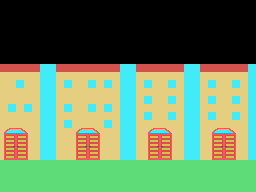

Rendered tile map (Tiled .tmx) drawn with the repository's tilesets; below, a short description and the full map source, tile grids included:
An orthogonal 32x24 tile map with 8x8 px tiles, 1 tile layer (Capa de patrones 1).

<map version="1.2" tiledversion="2019.12.11" orientation="orthogonal" renderorder="right-down" compressionlevel="-1" width="32" height="24" tilewidth="8" tileheight="8" infinite="0" nextlayerid="2" nextobjectid="1">
 <tileset firstgid="1" source="tileset.tsx" />
 <layer id="1" name="Capa de patrones 1" width="32" height="24">
  <data encoding="csv">
0,0,0,0,0,0,0,0,0,0,0,0,0,0,0,0,0,0,0,0,0,0,0,0,0,0,0,0,0,0,0,0,
0,0,0,0,0,0,0,0,0,0,0,0,0,0,0,0,0,0,0,0,0,0,0,0,0,0,0,0,0,0,0,0,
0,0,0,0,0,0,0,0,0,0,0,0,0,0,0,0,0,0,0,0,0,0,0,0,0,0,0,0,0,0,0,0,
0,0,0,0,0,0,0,0,0,0,0,0,0,0,0,0,0,0,0,0,0,0,0,0,0,0,0,0,0,0,0,0,
0,0,0,0,0,0,0,0,0,0,0,0,0,0,0,0,0,0,0,0,0,0,0,0,0,0,0,0,0,0,0,0,
0,0,0,0,0,0,0,0,0,0,0,0,0,0,0,0,0,0,0,0,0,0,0,0,0,0,0,0,0,0,0,0,
0,0,0,0,0,0,0,0,0,0,0,0,0,0,0,0,0,0,0,0,0,0,0,0,0,0,0,0,0,0,0,0,
0,0,0,0,0,0,0,0,0,0,0,0,0,0,0,0,0,0,0,0,0,0,0,0,0,0,0,0,0,0,0,0,
112,112,112,113,114,86,87,112,112,112,112,112,112,113,114,86,87,112,112,112,112,113,114,86,87,112,112,112,112,113,114,86,
5,37,37,5,6,86,87,5,6,38,5,37,38,38,6,86,87,5,6,5,6,6,6,86,87,5,5,5,6,5,6,86,
5,37,13,5,6,86,87,5,13,38,37,13,37,13,6,86,87,5,13,5,6,13,6,86,87,37,13,5,38,13,6,86,
5,37,38,5,6,86,87,5,6,38,37,38,38,5,6,86,87,5,6,5,6,38,6,86,87,37,5,5,38,5,6,86,
5,37,38,5,6,86,87,5,5,6,37,37,38,5,6,86,87,5,13,5,6,13,6,86,87,37,13,37,38,13,6,86,
37,13,38,13,6,86,87,37,13,6,37,13,38,13,6,86,87,5,6,5,6,38,38,86,87,37,5,37,38,38,6,86,
37,38,38,5,6,86,87,5,6,6,37,37,38,6,38,86,87,5,13,6,6,13,38,86,87,37,13,6,37,13,6,86,
37,38,38,5,5,87,87,37,13,6,37,38,5,13,6,86,87,5,37,38,38,38,38,86,87,37,5,6,37,38,6,86,
9,10,11,12,5,87,119,37,38,9,10,11,12,6,6,86,87,5,9,10,11,12,38,86,87,37,9,10,11,12,6,118,
41,42,43,44,5,86,87,37,38,41,42,43,44,38,38,86,87,37,41,42,43,44,6,86,87,37,41,42,43,44,6,86,
73,74,75,76,5,86,87,5,5,73,74,75,76,5,6,86,87,5,73,74,75,76,6,86,87,37,73,74,75,76,38,118,
105,106,107,108,38,118,119,37,37,105,106,107,108,37,38,118,119,37,105,106,107,108,38,118,119,37,105,106,107,108,6,118,
27,27,27,27,27,27,27,27,27,27,27,27,27,28,27,27,27,27,27,27,28,27,27,27,27,27,27,27,27,27,27,28,
59,59,27,28,28,28,28,28,28,28,28,28,28,28,59,59,59,59,59,59,60,59,59,59,59,59,59,59,59,59,27,28,
27,27,27,27,27,27,27,27,27,27,27,27,27,27,59,60,60,28,28,28,28,28,28,28,28,28,28,28,28,28,28,28,
59,59,59,59,59,59,59,59,59,59,59,59,59,59,59,59,60,60,60,60,60,60,60,60,60,60,60,60,60,60,60,60
</data>
 </layer>
</map>
